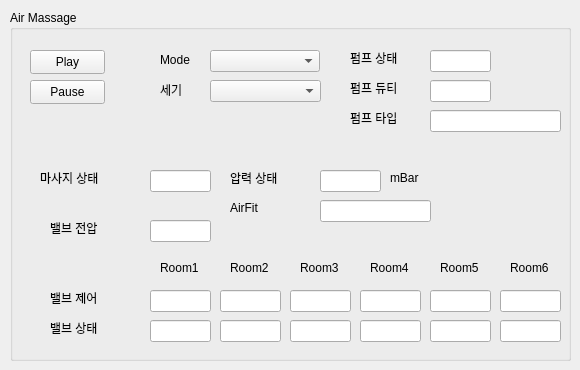
                 <widget class="QWidget" name="tab_air">
                  <attribute name="title">
                   <string>Air</string>
                  </attribute>
                  <widget class="QGroupBox" name="groupBox_2">
                   <property name="geometry">
                    <rect>
                     <x>10</x>
                     <y>10</y>
                     <width>561</width>
                     <height>351</height>
                    </rect>
                   </property>
                   <property name="title">
                    <string>Air Massage</string>
                   </property>
                   <widget class="QLineEdit" name="lineEdit_room_status_1">
                    <property name="geometry">
                     <rect>
                      <x>140</x>
                      <y>310</y>
                      <width>61</width>
                      <height>22</height>
                     </rect>
                    </property>
                    <property name="text">
                     <string/>
                    </property>
                   </widget>
                   <widget class="QLabel" name="label_27">
                    <property name="geometry">
                     <rect>
                      <x>150</x>
                      <y>250</y>
                      <width>50</width>
                      <height>16</height>
                     </rect>
                    </property>
                    <property name="text">
                     <string>Room1</string>
                    </property>
                   </widget>
                   <widget class="QLineEdit" name="lineEdit_room_status_2">
                    <property name="geometry">
                     <rect>
                      <x>210</x>
                      <y>310</y>
                      <width>61</width>
                      <height>22</height>
                     </rect>
                    </property>
                    <property name="text">
                     <string/>
                    </property>
                   </widget>
                   <widget class="QLineEdit" name="lineEdit_room_status_3">
                    <property name="geometry">
                     <rect>
                      <x>280</x>
                      <y>310</y>
                      <width>61</width>
                      <height>22</height>
                     </rect>
                    </property>
                    <property name="text">
                     <string/>
                    </property>
                   </widget>
                   <widget class="QLineEdit" name="lineEdit_room_status_4">
                    <property name="geometry">
                     <rect>
                      <x>350</x>
                      <y>310</y>
                      <width>61</width>
                      <height>22</height>
                     </rect>
                    </property>
                    <property name="text">
                     <string/>
                    </property>
                   </widget>
                   <widget class="QLineEdit" name="lineEdit_room_status_5">
                    <property name="geometry">
                     <rect>
                      <x>420</x>
                      <y>310</y>
                      <width>61</width>
                      <height>22</height>
                     </rect>
                    </property>
                    <property name="text">
                     <string/>
                    </property>
                   </widget>
                   <widget class="QLineEdit" name="lineEdit_room_status_6">
                    <property name="geometry">
                     <rect>
                      <x>490</x>
                      <y>310</y>
                      <width>61</width>
                      <height>22</height>
                     </rect>
                    </property>
                    <property name="text">
                     <string/>
                    </property>
                   </widget>
                   <widget class="QLabel" name="label_28">
                    <property name="geometry">
                     <rect>
                      <x>220</x>
                      <y>250</y>
                      <width>50</width>
                      <height>16</height>
                     </rect>
                    </property>
                    <property name="text">
                     <string>Room2</string>
                    </property>
                   </widget>
                   <widget class="QLabel" name="label_29">
                    <property name="geometry">
                     <rect>
                      <x>290</x>
                      <y>250</y>
                      <width>50</width>
                      <height>16</height>
                     </rect>
                    </property>
                    <property name="text">
                     <string>Room3</string>
                    </property>
                   </widget>
                   <widget class="QLabel" name="label_30">
                    <property name="geometry">
                     <rect>
                      <x>360</x>
                      <y>250</y>
                      <width>50</width>
                      <height>16</height>
                     </rect>
                    </property>
                    <property name="text">
                     <string>Room4</string>
                    </property>
                   </widget>
                   <widget class="QLabel" name="label_31">
                    <property name="geometry">
                     <rect>
                      <x>430</x>
                      <y>250</y>
                      <width>50</width>
                      <height>16</height>
                     </rect>
                    </property>
                    <property name="text">
                     <string>Room5</string>
                    </property>
                   </widget>
                   <widget class="QLabel" name="label_32">
                    <property name="geometry">
                     <rect>
                      <x>500</x>
                      <y>250</y>
                      <width>50</width>
                      <height>16</height>
                     </rect>
                    </property>
                    <property name="text">
                     <string>Room6</string>
                    </property>
                   </widget>
                   <widget class="QLabel" name="label_33">
                    <property name="geometry">
                     <rect>
                      <x>40</x>
                      <y>310</y>
                      <width>81</width>
                      <height>16</height>
                     </rect>
                    </property>
                    <property name="text">
                     <string>밸브 상태</string>
                    </property>
                   </widget>
                   <widget class="QLineEdit" name="lineEdit_room_set_4">
                    <property name="geometry">
                     <rect>
                      <x>350</x>
                      <y>280</y>
                      <width>61</width>
                      <height>22</height>
                     </rect>
                    </property>
                    <property name="text">
                     <string/>
                    </property>
                   </widget>
                   <widget class="QLineEdit" name="lineEdit_room_set_3">
                    <property name="geometry">
                     <rect>
                      <x>280</x>
                      <y>280</y>
                      <width>61</width>
                      <height>22</height>
                     </rect>
                    </property>
                    <property name="text">
                     <string/>
                    </property>
                   </widget>
                   <widget class="QLineEdit" name="lineEdit_room_set_5">
                    <property name="geometry">
                     <rect>
                      <x>420</x>
                      <y>280</y>
                      <width>61</width>
                      <height>22</height>
                     </rect>
                    </property>
                    <property name="text">
                     <string/>
                    </property>
                   </widget>
                   <widget class="QLineEdit" name="lineEdit_room_set_2">
                    <property name="geometry">
                     <rect>
                      <x>210</x>
                      <y>280</y>
                      <width>61</width>
                      <height>22</height>
                     </rect>
                    </property>
                    <property name="text">
                     <string/>
                    </property>
                   </widget>
                   <widget class="QLineEdit" name="lineEdit_room_set_1">
                    <property name="geometry">
                     <rect>
                      <x>140</x>
                      <y>280</y>
                      <width>61</width>
                      <height>22</height>
                     </rect>
                    </property>
                    <property name="text">
                     <string/>
                    </property>
                   </widget>
                   <widget class="QLineEdit" name="lineEdit_room_set_6">
                    <property name="geometry">
                     <rect>
                      <x>490</x>
                      <y>280</y>
                      <width>61</width>
                      <height>22</height>
                     </rect>
                    </property>
                    <property name="text">
                     <string/>
                    </property>
                   </widget>
                   <widget class="QLabel" name="label_34">
                    <property name="geometry">
                     <rect>
                      <x>40</x>
                      <y>280</y>
                      <width>81</width>
                      <height>16</height>
                     </rect>
                    </property>
                    <property name="text">
                     <string>밸브 제어</string>
                    </property>
                   </widget>
                   <widget class="QLineEdit" name="lineEdit_solvalve_vol_status">
                    <property name="geometry">
                     <rect>
                      <x>140</x>
                      <y>210</y>
                      <width>61</width>
                      <height>22</height>
                     </rect>
                    </property>
                    <property name="text">
                     <string/>
                    </property>
                   </widget>
                   <widget class="QLabel" name="label_35">
                    <property name="geometry">
                     <rect>
                      <x>40</x>
                      <y>210</y>
                      <width>81</width>
                      <height>16</height>
                     </rect>
                    </property>
                    <property name="text">
                     <string>밸브 전압</string>
                    </property>
                   </widget>
                   <widget class="QLabel" name="label_37">
                    <property name="geometry">
                     <rect>
                      <x>340</x>
                      <y>70</y>
                      <width>81</width>
                      <height>16</height>
                     </rect>
                    </property>
                    <property name="text">
                     <string>펌프 듀티</string>
                    </property>
                   </widget>
                   <widget class="QLineEdit" name="lineEdit_airpump_duty">
                    <property name="geometry">
                     <rect>
                      <x>420</x>
                      <y>70</y>
                      <width>61</width>
                      <height>22</height>
                     </rect>
                    </property>
                    <property name="text">
                     <string/>
                    </property>
                   </widget>
                   <widget class="QLineEdit" name="lineEdit_airpump_state">
                    <property name="geometry">
                     <rect>
                      <x>420</x>
                      <y>40</y>
                      <width>61</width>
                      <height>22</height>
                     </rect>
                    </property>
                    <property name="text">
                     <string/>
                    </property>
                   </widget>
                   <widget class="QLabel" name="label_38">
                    <property name="geometry">
                     <rect>
                      <x>340</x>
                      <y>40</y>
                      <width>81</width>
                      <height>16</height>
                     </rect>
                    </property>
                    <property name="text">
                     <string>펌프 상태</string>
                    </property>
                   </widget>
                   <widget class="QComboBox" name="comboBox_air_strength">
                    <property name="geometry">
                     <rect>
                      <x>200</x>
                      <y>70</y>
                      <width>111</width>
                      <height>22</height>
                     </rect>
                    </property>
                   </widget>
                   <widget class="QComboBox" name="comboBox_air_mode">
                    <property name="geometry">
                     <rect>
                      <x>200</x>
                      <y>40</y>
                      <width>107</width>
                      <height>24</height>
                     </rect>
                    </property>
                    <property name="maximumSize">
                     <size>
                      <width>16777215</width>
                      <height>16777215</height>
                     </size>
                    </property>
                    <property name="sizeAdjustPolicy">
                     <enum>QComboBox::SizeAdjustPolicy::AdjustToContents</enum>
                    </property>
                    <property name="minimumContentsLength">
                     <number>10</number>
                    </property>
                   </widget>
                   <widget class="QLabel" name="label_71">
                    <property name="geometry">
                     <rect>
                      <x>150</x>
                      <y>70</y>
                      <width>50</width>
                      <height>20</height>
                     </rect>
                    </property>
                    <property name="text">
                     <string>세기</string>
                    </property>
                   </widget>
                   <widget class="QLabel" name="label_72">
                    <property name="geometry">
                     <rect>
                      <x>150</x>
                      <y>40</y>
                      <width>50</width>
                      <height>20</height>
                     </rect>
                    </property>
                    <property name="text">
                     <string>Mode</string>
                    </property>
                   </widget>
                   <widget class="QLabel" name="label_73">
                    <property name="geometry">
                     <rect>
                      <x>340</x>
                      <y>100</y>
                      <width>81</width>
                      <height>16</height>
                     </rect>
                    </property>
                    <property name="text">
                     <string>펌프 타입</string>
                    </property>
                   </widget>
                   <widget class="QLineEdit" name="lineEdit_airpump_duty_type">
                    <property name="geometry">
                     <rect>
                      <x>420</x>
                      <y>100</y>
                      <width>131</width>
                      <height>22</height>
                     </rect>
                    </property>
                    <property name="text">
                     <string/>
                    </property>
                   </widget>
                   <widget class="QLineEdit" name="lineEdit_airmassage_state">
                    <property name="geometry">
                     <rect>
                      <x>140</x>
                      <y>160</y>
                      <width>61</width>
                      <height>22</height>
                     </rect>
                    </property>
                    <property name="text">
                     <string/>
                    </property>
                   </widget>
                   <widget class="QLabel" name="label_74">
                    <property name="geometry">
                     <rect>
                      <x>30</x>
                      <y>160</y>
                      <width>91</width>
                      <height>16</height>
                     </rect>
                    </property>
                    <property name="text">
                     <string>마사지 상태</string>
                    </property>
                   </widget>
                   <widget class="QPushButton" name="btn_air_play">
                    <property name="geometry">
                     <rect>
                      <x>20</x>
                      <y>40</y>
                      <width>75</width>
                      <height>24</height>
                     </rect>
                    </property>
                    <property name="text">
                     <string>Play</string>
                    </property>
                   </widget>
                   <widget class="QPushButton" name="btn_air_pause">
                    <property name="geometry">
                     <rect>
                      <x>20</x>
                      <y>70</y>
                      <width>75</width>
                      <height>24</height>
                     </rect>
                    </property>
                    <property name="text">
                     <string>Pause</string>
                    </property>
                   </widget>
                   <widget class="QLineEdit" name="lineEdit_air_pressure">
                    <property name="geometry">
                     <rect>
                      <x>310</x>
                      <y>160</y>
                      <width>61</width>
                      <height>22</height>
                     </rect>
                    </property>
                    <property name="text">
                     <string/>
                    </property>
                   </widget>
                   <widget class="QLabel" name="label_75">
                    <property name="geometry">
                     <rect>
                      <x>220</x>
                      <y>160</y>
                      <width>81</width>
                      <height>16</height>
                     </rect>
                    </property>
                    <property name="text">
                     <string>압력 상태</string>
                    </property>
                   </widget>
                   <widget class="QLineEdit" name="lineEdit_air_fit">
                    <property name="geometry">
                     <rect>
                      <x>310</x>
                      <y>190</y>
                      <width>111</width>
                      <height>22</height>
                     </rect>
                    </property>
                    <property name="text">
                     <string/>
                    </property>
                   </widget>
                   <widget class="QLabel" name="label_76">
                    <property name="geometry">
                     <rect>
                      <x>220</x>
                      <y>190</y>
                      <width>81</width>
                      <height>16</height>
                     </rect>
                    </property>
                    <property name="text">
                     <string>AirFit</string>
                    </property>
                   </widget>
                   <widget class="QLabel" name="label_77">
                    <property name="geometry">
                     <rect>
                      <x>380</x>
                      <y>160</y>
                      <width>81</width>
                      <height>16</height>
                     </rect>
                    </property>
                    <property name="text">
                     <string>mBar</string>
                    </property>
                   </widget>
                  </widget>
                 </widget>
